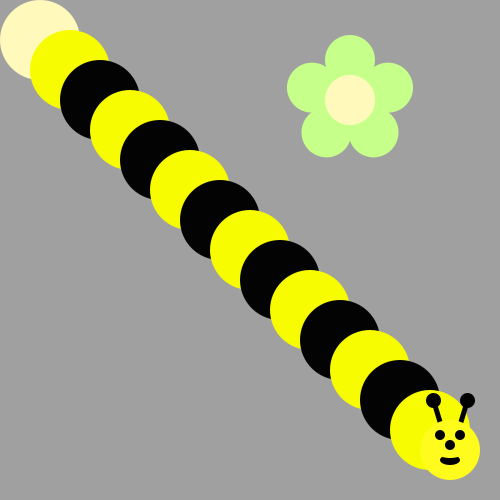
Frame 1 (no input)
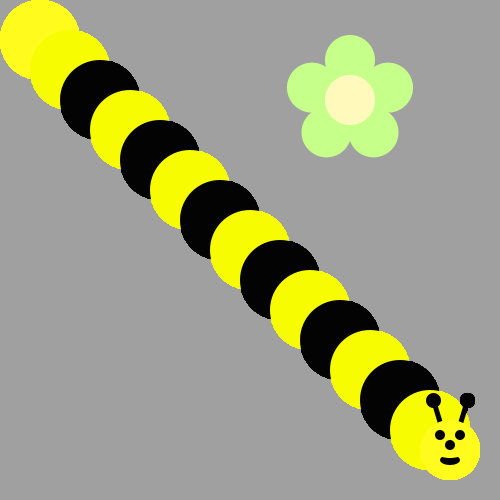
Frame 60 (the mouse pressed at the canvas centre just before this capture)
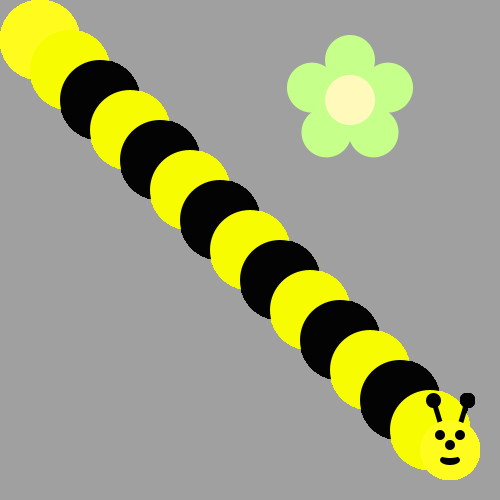
Frame 120 (the mouse held since frame 60 and released just before this capture)

The Processing sketch that drew these frames (run headless with seeded random() and noise(); from frame 60 on, the mouse is pressed at the canvas centre):

// Processing sketch: bumble_bee
// ── bumble_bee.pde

void setup() {
     ellipseMode(CENTER);
     size(500, 500);
     background(160, 160, 160);
     drawFlower(350, 100);
}

void draw() {
  
// First run the program and you should see a flower.  
  
  
/* Then, use a loop to make a body for the Bee! 
(see the image on the recipe, it's a diagonal line of circles)
Use modulo to make the colors alternate between yellow and black
*/
int a = 10;
for(int i = 0; i < 14; i++){
  ellipse(a + 30, a + 30, 80, 80);
  a = a + 30;
  if(i % 2 == 1){
    fill(#030303);
}
  else{
    fill(#F8FC00);
}
}
drawBeeFace(450, 450);
/*
Now put his head on using drawBeeFace(x,y)
*/

}

/**************   Use these methods but  DON'T CHANGE THE CODE BELOW  **************/

void drawFlower(int x, int y) {
     noStroke();
     translate(x, y);
     // draw 5 petals, rotating after each one
     fill(#c6ff89);      // green
      for (int i = 0; i < 5; i++) {
           ellipse(0, -40, 50, 50);
          rotate(radians(72));
     }
     fill(#fff9bb); // light yellow
     ellipse(0, 0, 50, 50);
} 
void drawBeeFace(int BeeFaceX, int BeeFaceY) {
     noStroke();
     fill(0, 0, 0);
     stroke(1);
     strokeWeight(5);
     line(BeeFaceX-10, BeeFaceY-27, BeeFaceX-17, BeeFaceY-50);
     line(BeeFaceX+10, BeeFaceY-27, BeeFaceX+17, BeeFaceY-50);
     ellipse(BeeFaceX-17, BeeFaceY-50, 10, 10);
     ellipse(BeeFaceX+17, BeeFaceY-50, 10, 10);
     noStroke();
     fill(255, 251, 28);
     ellipse(BeeFaceX, BeeFaceY, 60, 60); // face
     fill(255, 237, 209);
     fill(0,0,0);
      ellipse(BeeFaceX-10, BeeFaceY-15, 10, 10); // eyes
     ellipse(BeeFaceX+10, BeeFaceY-15, 10, 10);
      ellipse(BeeFaceX, BeeFaceY-5, 10, 10); // nose
      ellipse(BeeFaceX, BeeFaceY+10, 20, 10);// mouth
     fill(255, 251, 28);
     ellipse(BeeFaceX, BeeFaceY+5, 20, 6);
}
